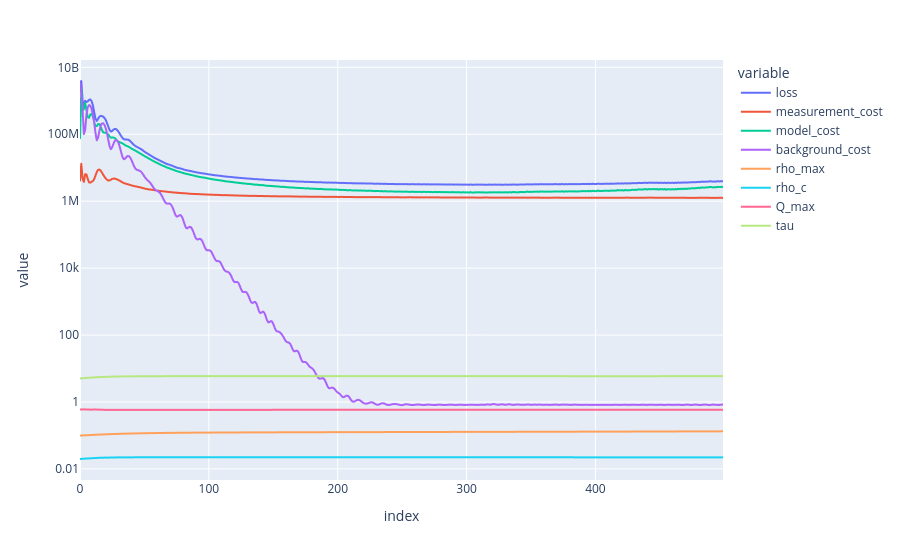

Notebook code cell kept with this figure:
### Code cell
import plotly.express as px
import seaborn as sns
# sns.lineplot(history[0], x="step", y)
window = 0
columns = history[window].history.columns
param_history = history[window].history.select(
    "loss",
    "measurement_cost",
    "model_cost",
    "background_cost",
   **{name.removeprefix("log_"): pl.col(name).exp() for name in columns if name.startswith("log_")},
)
fig = px.line(param_history)
fig.update_yaxes(type="log")
fig.show()

### Figure 1 — Plotly figure (JSON) as saved in the notebook; plotly's stock layout.template omitted (floating-point values rounded to 4 significant figures; data arrays with more than 128 entries replaced by an {"elided": "..."} marker saying what was removed)
{"data": [{"hovertemplate": "variable=loss<br>index=%{x}<br>value=%{y}<extra></extra>", "legendgroup": "loss", "line": {"color": "#636efa", "dash": "solid"}, "marker": {"symbol": "circle"}, "mode": "lines", "name": "loss", "showlegend": true, "type": "scattergl", "x": {"elided": "500 int values"}, "xaxis": "x", "y": {"elided": "500 float values"}, "yaxis": "y"}, {"hovertemplate": "variable=measurement_cost<br>index=%{x}<br>value=%{y}<extra></extra>", "legendgroup": "measurement_cost", "line": {"color": "#EF553B", "dash": "solid"}, "marker": {"symbol": "circle"}, "mode": "lines", "name": "measurement_cost", "showlegend": true, "type": "scattergl", "x": {"elided": "500 int values"}, "xaxis": "x", "y": {"elided": "500 float values"}, "yaxis": "y"}, {"hovertemplate": "variable=model_cost<br>index=%{x}<br>value=%{y}<extra></extra>", "legendgroup": "model_cost", "line": {"color": "#00cc96", "dash": "solid"}, "marker": {"symbol": "circle"}, "mode": "lines", "name": "model_cost", "showlegend": true, "type": "scattergl", "x": {"elided": "500 int values"}, "xaxis": "x", "y": {"elided": "500 float values"}, "yaxis": "y"}, {"hovertemplate": "variable=background_cost<br>index=%{x}<br>value=%{y}<extra></extra>", "legendgroup": "background_cost", "line": {"color": "#ab63fa", "dash": "solid"}, "marker": {"symbol": "circle"}, "mode": "lines", "name": "background_cost", "showlegend": true, "type": "scattergl", "x": {"elided": "500 int values"}, "xaxis": "x", "y": {"elided": "500 float values"}, "yaxis": "y"}, {"hovertemplate": "variable=rho_max<br>index=%{x}<br>value=%{y}<extra></extra>", "legendgroup": "rho_max", "line": {"color": "#FFA15A", "dash": "solid"}, "marker": {"symbol": "circle"}, "mode": "lines", "name": "rho_max", "showlegend": true, "type": "scattergl", "x": {"elided": "500 int values"}, "xaxis": "x", "y": {"elided": "500 float values"}, "yaxis": "y"}, {"hovertemplate": "variable=rho_c<br>index=%{x}<br>value=%{y}<extra></extra>", "legendgroup": "rho_c", "line": {"color": "#19d3f3", "dash": "solid"}, "marker": {"symbol": "circle"}, "mode": "lines", "name": "rho_c", "showlegend": true, "type": "scattergl", "x": {"elided": "500 int values"}, "xaxis": "x", "y": {"elided": "500 float values"}, "yaxis": "y"}, {"hovertemplate": "variable=Q_max<br>index=%{x}<br>value=%{y}<extra></extra>", "legendgroup": "Q_max", "line": {"color": "#FF6692", "dash": "solid"}, "marker": {"symbol": "circle"}, "mode": "lines", "name": "Q_max", "showlegend": true, "type": "scattergl", "x": {"elided": "500 int values"}, "xaxis": "x", "y": {"elided": "500 float values"}, "yaxis": "y"}, {"hovertemplate": "variable=tau<br>index=%{x}<br>value=%{y}<extra></extra>", "legendgroup": "tau", "line": {"color": "#B6E880", "dash": "solid"}, "marker": {"symbol": "circle"}, "mode": "lines", "name": "tau", "showlegend": true, "type": "scattergl", "x": {"elided": "500 int values"}, "xaxis": "x", "y": {"elided": "500 float values"}, "yaxis": "y"}], "layout": {"legend": {"title": {"text": "variable"}, "tracegroupgap": 0}, "margin": {"t": 60}, "xaxis": {"anchor": "y", "domain": [0, 1], "title": {"text": "index"}}, "yaxis": {"anchor": "x", "domain": [0, 1], "title": {"text": "value"}, "type": "log"}}}
